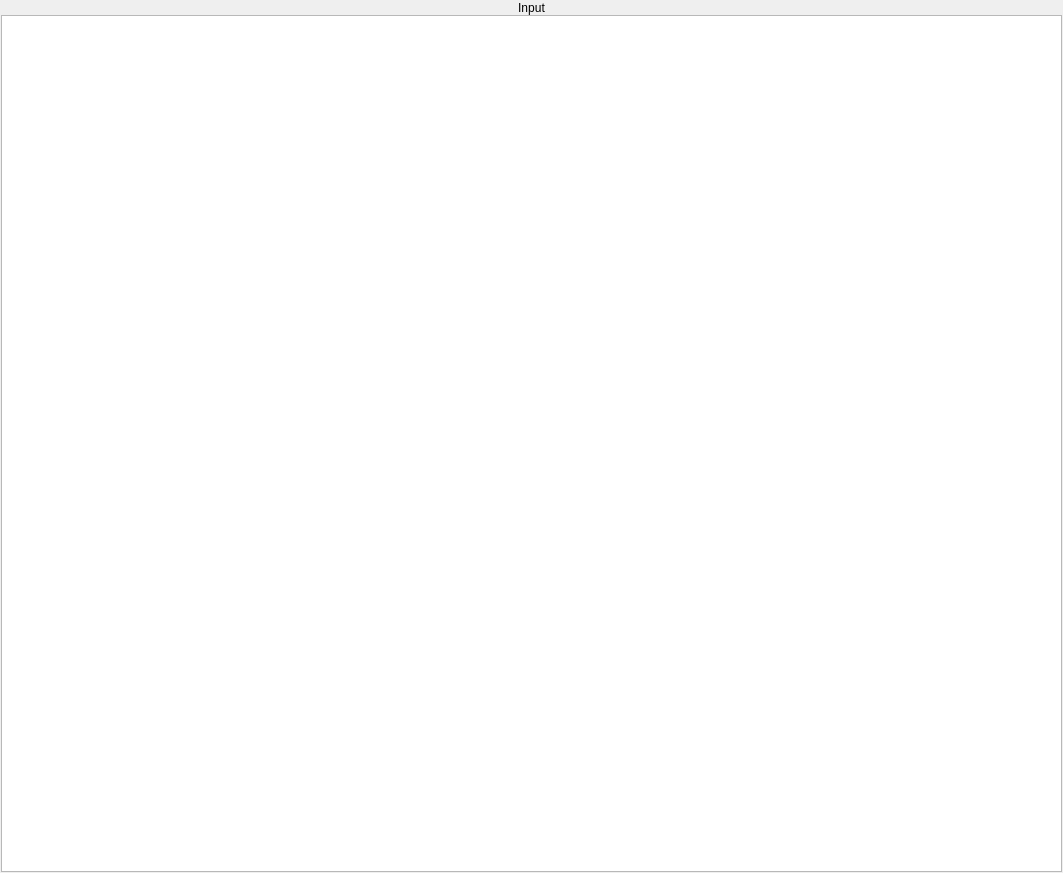
<?xml version="1.0" encoding="UTF-8"?>
<ui version="4.0">
 <class>InputPane</class>
 <widget class="QWidget" name="InputPane">
  <property name="geometry">
   <rect>
    <x>0</x>
    <y>0</y>
    <width>1063</width>
    <height>873</height>
   </rect>
  </property>
  <property name="windowTitle">
   <string>Form</string>
  </property>
  <layout class="QVBoxLayout">
   <property name="margin">
    <number>1</number>
   </property>
   <item>
    <layout class="QVBoxLayout">
     <property name="spacing">
      <number>0</number>
     </property>
     <item>
      <widget class="QLabel" name="_label">
       <property name="palette">
        <palette>
         <active>
          <colorrole role="Base">
           <brush brushstyle="SolidPattern">
            <color alpha="255">
             <red>255</red>
             <green>255</green>
             <blue>255</blue>
            </color>
           </brush>
          </colorrole>
          <colorrole role="Window">
           <brush brushstyle="SolidPattern">
            <color alpha="255">
             <red>104</red>
             <green>173</green>
             <blue>245</blue>
            </color>
           </brush>
          </colorrole>
         </active>
         <inactive>
          <colorrole role="Base">
           <brush brushstyle="SolidPattern">
            <color alpha="255">
             <red>255</red>
             <green>255</green>
             <blue>255</blue>
            </color>
           </brush>
          </colorrole>
          <colorrole role="Window">
           <brush brushstyle="SolidPattern">
            <color alpha="255">
             <red>104</red>
             <green>173</green>
             <blue>245</blue>
            </color>
           </brush>
          </colorrole>
         </inactive>
         <disabled>
          <colorrole role="Base">
           <brush brushstyle="SolidPattern">
            <color alpha="255">
             <red>104</red>
             <green>173</green>
             <blue>245</blue>
            </color>
           </brush>
          </colorrole>
          <colorrole role="Window">
           <brush brushstyle="SolidPattern">
            <color alpha="255">
             <red>104</red>
             <green>173</green>
             <blue>245</blue>
            </color>
           </brush>
          </colorrole>
         </disabled>
        </palette>
       </property>
       <property name="frameShape">
        <enum>QFrame::Panel</enum>
       </property>
       <property name="frameShadow">
        <enum>QFrame::Plain</enum>
       </property>
       <property name="lineWidth">
        <number>0</number>
       </property>
       <property name="text">
        <string>Input</string>
       </property>
       <property name="alignment">
        <set>Qt::AlignCenter</set>
       </property>
      </widget>
     </item>
     <item>
      <widget class="QTextEdit" name="_textEdit"/>
     </item>
    </layout>
   </item>
  </layout>
 </widget>
 <resources/>
 <connections/>
</ui>
